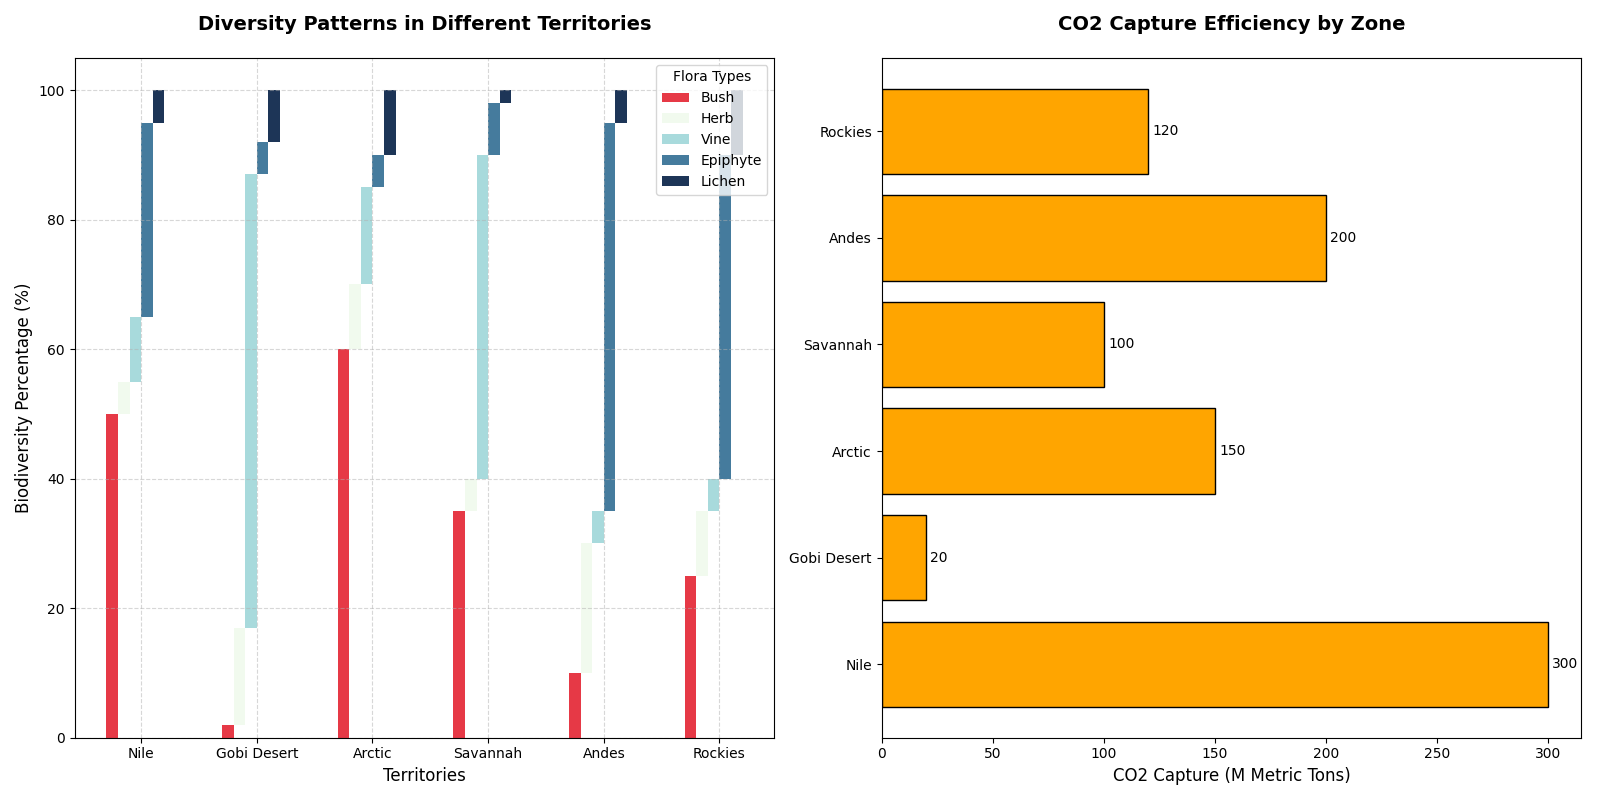

Reproduce this figure in Python.
import matplotlib.pyplot as plt
import numpy as np

# Data
regions = ['Nile', 'Gobi Desert', 'Arctic', 'Savannah', 'Andes', 'Rockies']
species = ['Bush', 'Herb', 'Vine', 'Epiphyte', 'Lichen']
species_distribution = [
    [50, 5, 10, 30, 5],   
    [2, 15, 70, 5, 8],     
    [60, 10, 15, 5, 10],   
    [35, 5, 50, 8, 2],     
    [10, 20, 5, 60, 5],    
    [25, 10, 5, 50, 10]    
]

carbon_sequestration = [300, 20, 150, 100, 200, 120]

colors = ['#E63946', '#F1FAEE', '#A8DADC', '#457B9D', '#1D3557']  # Red, light cyan, cyan, blue, dark blue

fig, (ax1, ax2) = plt.subplots(1, 2, figsize=(16, 8))
bar_width = 0.1
sequence_ids = np.arange(len(regions))

# Stacked bar chart for species distribution
for i, specie in enumerate(species):
    currentSpeciesDistribution = [dist[i] for dist in species_distribution]
    bottom_vals = np.sum([list(species_distribution[j][:i]) for j in range(len(regions))], axis=1) if i > 0 else None
    ax1.bar(sequence_ids + i * bar_width, currentSpeciesDistribution, bar_width, label=specie, color=colors[i], bottom=bottom_vals)

ax1.set_xlabel('Territories', fontsize=12)
ax1.set_ylabel('Biodiversity Percentage (%)', fontsize=12)
ax1.set_title('Diversity Patterns in Different Territories', fontsize=14, fontweight='bold', pad=20)
ax1.set_xticks(sequence_ids + bar_width * 2.5)
ax1.set_xticklabels(regions)
ax1.legend(title='Flora Types', loc='upper right')
ax1.grid(True, linestyle='--', alpha=0.5)

# Bar chart for carbon sequestration
bars = ax2.barh(regions, carbon_sequestration, color='orange', edgecolor='black')

ax2.set_xlabel('CO2 Capture (M Metric Tons)', fontsize=12)
ax2.set_title('CO2 Capture Efficiency by Zone', fontsize=14, fontweight='bold', pad=20)

for bar in bars:
    width = bar.get_width()
    ax2.annotate(f'{width}', 
                 xy=(width, bar.get_y() + bar.get_height()/2), 
                 xytext=(3, 0), 
                 textcoords='offset points', 
                 ha='left', va='center', fontsize=10)

plt.tight_layout()
plt.show()
